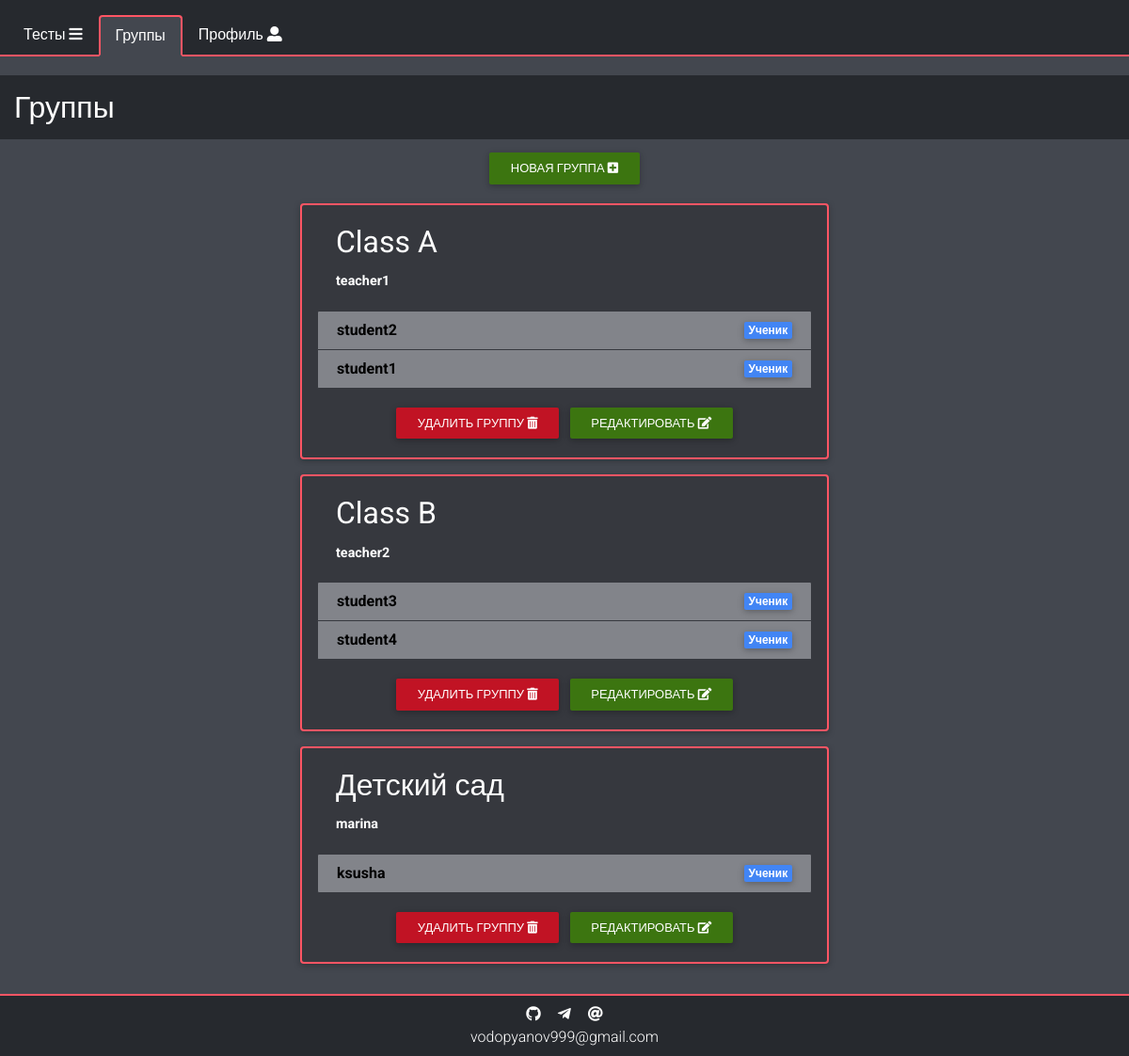
Before: /groups (signed in) with the older database file.
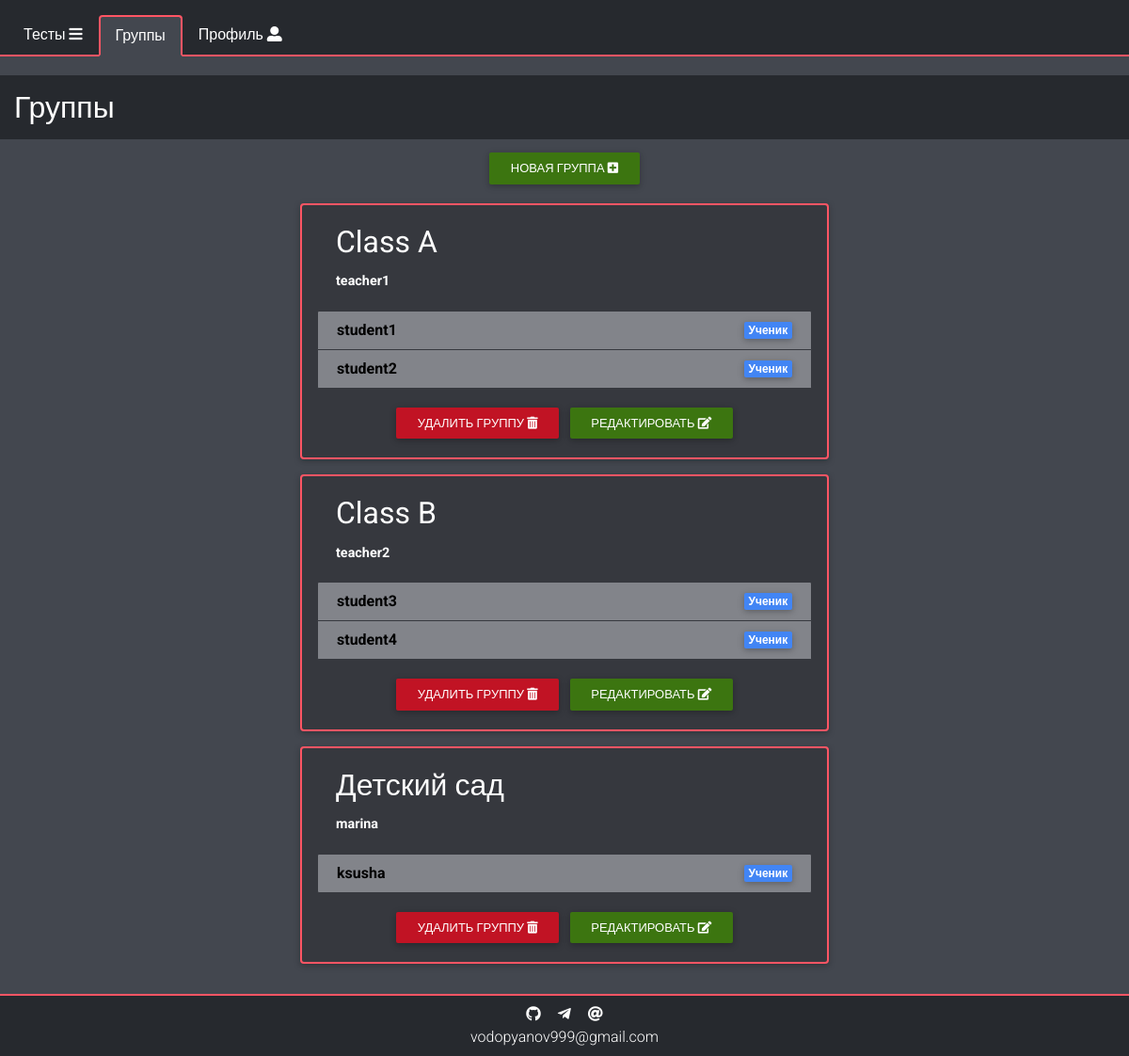
After: the same page with the newer database file.
### data/groups.py (models this page shows, shortened)
class Group(SqlAlchemyBase):
    __tablename__ = 'groups'
    id = sqlalchemy.Column(sqlalchemy.Integer,
                           primary_key=True, autoincrement=True)
    name = sqlalchemy.Column(sqlalchemy.Text, nullable=True)
    creator_id = sqlalchemy.Column(sqlalchemy.Integer, sqlalchemy.ForeignKey("users.id"))
    creator = orm.relation("User")
    users = orm.relation("User",
                         secondary="groups_to_users")
    tests = orm.relation("Test",
                         secondary="groups_to_tests",
                         backref="group")

### data/users.py (models this page shows, shortened)
class User(SqlAlchemyBase, UserMixin):
    __tablename__ = 'users'
    id = sqlalchemy.Column(sqlalchemy.Integer,
                           primary_key=True, autoincrement=True)
    nickname = sqlalchemy.Column(sqlalchemy.String, unique=True, nullable=False)
    hashed_password = sqlalchemy.Column(sqlalchemy.String, nullable=True)
    creator_id = sqlalchemy.Column(sqlalchemy.Integer, sqlalchemy.ForeignKey("users.id"))
    type_id = sqlalchemy.Column(sqlalchemy.Integer,
                                sqlalchemy.ForeignKey("user_types.id"), default=3)
    secret_code = sqlalchemy.Column(sqlalchemy.String, nullable=False)
    chat_id = sqlalchemy.Column(sqlalchemy.Integer, nullable=True, default=0)
    results = orm.relation("Result", back_populates='user')
    user_type = orm.relation("UserType")
    notifications = orm.relation("Notification", back_populates='user')
    created = orm.relation("User")
    tests = orm.relation("Test", back_populates='creator')
    created_groups = orm.relation("Group", back_populates='creator')
    groups = orm.relation("Group",
                          secondary="groups_to_users")

### data/user_type.py (models this page shows, shortened)
class UserType(SqlAlchemyBase, UserMixin):
    __tablename__ = 'user_types'
    id = sqlalchemy.Column(sqlalchemy.Integer,
                           primary_key=True, autoincrement=True)
    name = sqlalchemy.Column(sqlalchemy.String, nullable=False)
    users = orm.relation("User", back_populates="user_type")

### main.py (the view)
@app.route("/groups")
@login_required
def get_groups():
    try:
        code = 0
        db = db_session.create_session()
        groups = db.query(Group).all()
        if current_user.type_id == 3:
            groups = list(group for group in groups if current_user in group.users)
        if not groups:
            code = 1
        return render_template("all_groups.html",
                               title='Группы',
                               groups=groups,
                               other="/groups",
                               other_title='Группы',
                               code=code)
    except sa.orm.exc.DetachedInstanceError:
        return redirect("/groups")

### data/db_session.py (called while the page is built)
def create_session() -> Session:
    global __factory
    return __factory()

### main.py (called while the page is built)
@login_manager.user_loader
def load_user(user_id):
    session = db_session.create_session()
    session.expire_on_commit = False
    return session.query(User).get(user_id)

### templates/all_groups.html (shortened to what this page needs)
{% extends "base.html" %}
{% block content %}
<div class="row">
    <h2 class="header col-12">{{title}}</h2>
    {% if current_user.type_id in (1, 2) %}
    <div class="col-12 text-center mb-3">
        <a href="/create_group" class="m-1 mx-auto btn btn-success">Новая группа <i class="fas fa-plus-square"></i></a>
    </div>
    {% endif %}
    {% if code == 0%}
    <div class="col-12 col-md-10 col-lg-8 col-xl-6 mx-auto">
        {% for group in groups %}
        <div class="group-container mx-auto px-1 pb-3" id="{{group.id}}">
            <div class="card px-3 py-0">
                <div class="card-body align-items-center">
                    <h2 class="card-title d-flex justify-content-between align-items-center">
                        {{group.name}}
                    </h2>
                    <p class="card-text {% if current_user == group.creator %}list-item-dark font-light no-hover p-1 rounded {% endif %}">
                        <b>
                            {{group.creator.nickname}}
                        </b>
                    </p>
                </div>
                <ul class="list list-group pb-3">
                    {% if group.users %}
                        {% for user in group.users %}
                        <li class="list-group-item py-2 d-flex justify-content-between align-items-center
                        ">
                            <b>
                                {% if current_user == user or user in current_user.created or current_user.type_id == 1 %}
                                <a class="{% if current_user == user %} font-light {% else %} font-dark {% endif %}"
                                    href="/user_statistics/{{user.id}}">
                                    {{user.nickname}}{% if current_user == user %}(Вы){% endif %}
                                </a>
                                {% else %}
                                    {{user.nickname}}{% if current_user == user %}(Вы){% endif %}
                                {% endif %}
                            </b>
                            <span class="badge badge-primary">{{user.user_type.name}}</span>
                        </li>
                        {% endfor %}
                    {% else %}
                        <li class="list-group-item danger py-2">Пользователей ещё нет</li>
                    {% endif %}
                </ul>
                {% if current_user.type_id == 1 or current_user == group.creator %}
                <div class="text-center mb-3">
                    <a href="/delete_group/{{group.id}}" class="m-1 btn btn-danger">Удалить группу <i class="fas fa-trash-alt"></i></a>
                    <a href="/groups/{{group.id}}" class="m-1 btn btn-success">Редактировать <i class="fas fa-edit"></i></a>
                </div>
                {% elif current_user.type_id != 3 %}
                <div class="text-center mb-3">
                    <a href="/groups/{{group.id}}" class="m-1 btn btn-primary">Просмотреть <i class="fas fa-eye"></i></a>
                </div>
                {% endif %}
            </div>
        </div>
        {% endfor %}
        {% elif code == 1%}
        <div class="alert alert-danger col-11 my-4 mx-auto">
            <h3>Пусто!</h3>
            <p>Похоже, групп нет</p>
        </div>
        {% endif %}
    </div>
</div>
{% endblock %}

Changed rows visible on the page:
changed User "student1": moves up the list
